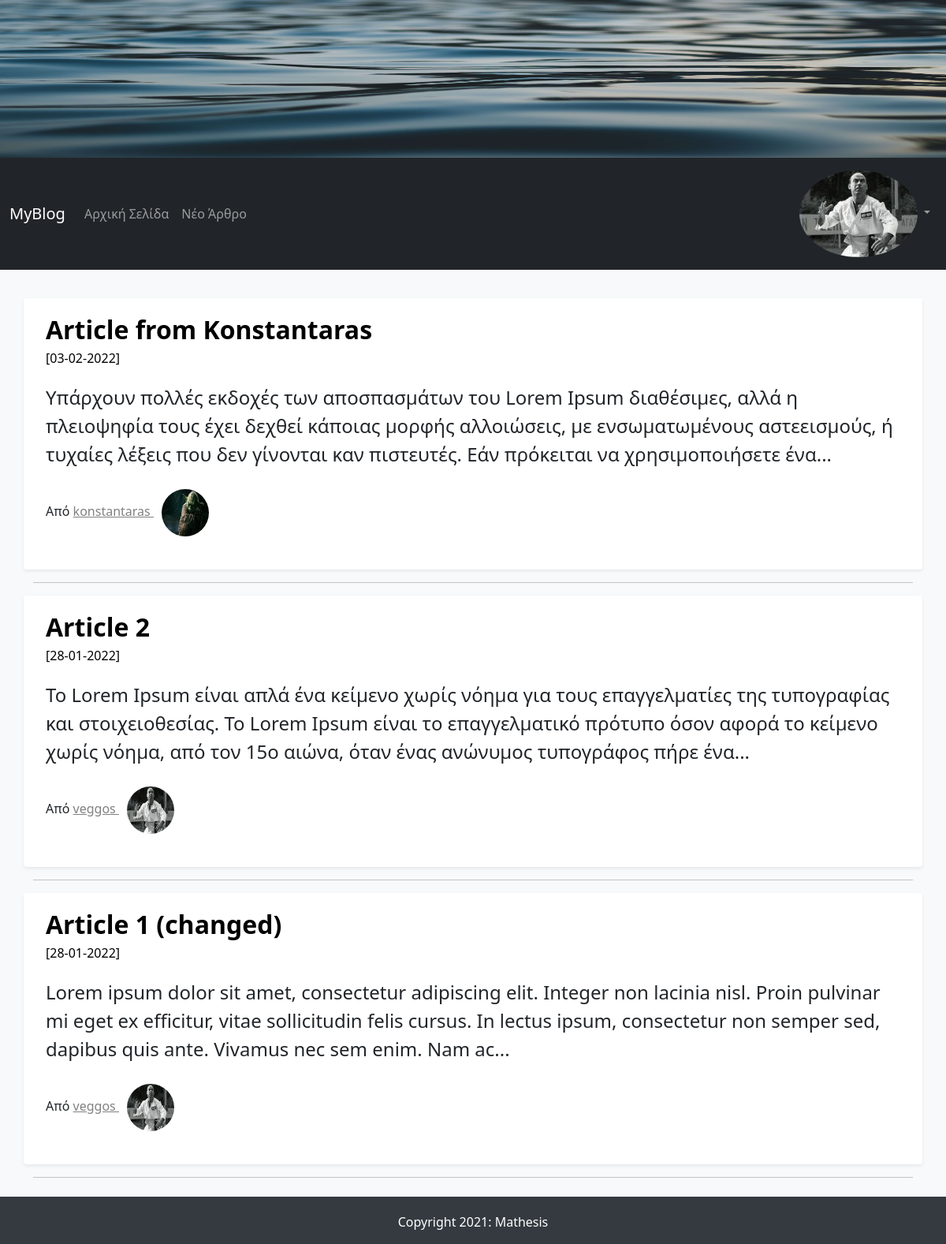
Screenshot of / (signed in) with the database file from the repository.
### FlaskBlogApp/models.py (models this page shows, shortened)
class User(db.Model, UserMixin): # UserMixin extends class to flask-login capabilities
    id = db.Column(db.Integer, primary_key=True)
    username = db.Column(db.String(15), unique=True, nullable=False)
    email = db.Column(db.String(150), unique=True, nullable=False)
    password = db.Column(db.String(36), nullable=False)
    profile_image = db.Column(db.String(30), default='default_profile_image.jpg')
    articles = db.relationship('Article', backref='author', lazy=True) # Article - relationship with the model not the table

class Article(db.Model):
    id = db.Column(db.Integer, primary_key=True)
    article_title = db.Column(db.String(50), nullable=False)
    article_body = db.Column(db.Text(), nullable=False)
    article_image = db.Column(db.String(30), default='default_article_image.jpg', nullable=False)
    date_created = db.Column(db.DateTime, default=datetime.utcnow, nullable=False)
    user_id = db.Column(db.Integer, db.ForeignKey('user.id'), nullable=False) # user.id of the table not of the class

### FlaskBlogApp/routes.py (the view)
@app.route ("/index/")
@app.route ("/")
def root():
    articles = Article.query.order_by(Article.date_created.desc())
    return render_template("index.html", articles=articles)

### FlaskBlogApp/models.py (called while the page is built)
@login_manager.user_loader
def load_user(user_id):
    return User.query.get(int(user_id))

### FlaskBlogApp/templates/index.html (shortened to what this page needs)
{% extends "base.html" %}
{% block content %}
  {% if articles %}
      {% for article in articles %}
          <div class="row my-3 p-3 bg-body rounded shadow-sm">
            <div class="col col-md-12">
              <div class="main-article-title">
                <a class="article_title"
                href="{{ url_for('full_article', article_id=article.id) }}">{{ article.article_title | safe }}
                </a>
              </div>
              <small class="article_date">[{{ article.date_created.strftime('%d-%m-%Y') }}]</small>
              <p class="main-article-partial-text">
                {{ article.article_body | truncate(255) | safe }}
              </p>
              <p class="">Από
                <span>
                  <a class="author-name" href="{{ url_for('articles_by_author', author_id=article.author.id) }}"> {{ article.author.username }}
                    <img class="rounded-circle profile-image" alt="{{ article.author.username }}" src="{{ url_for('static', filename='images/profiles_images/'+article.author.profile_image) }}" data-holder-rendered="true" data-bs-toggle="tooltip" data-bs-placement="top" title="{{ article.author.username }}">
                  </a>
                </span>
              </p>
            </div>
          </div>
          <hr>
      {% endfor %}
  {% endif %}
{% endblock content %}

### FlaskBlogApp/templates/navbar.html (shortened to what this page needs)
<nav class="navbar navbar-expand-lg navbar-dark bg-dark">
    <div class="container-fluid">
      <a class="navbar-brand" href="/">MyBlog</a>
      <div class="collapse navbar-collapse" id="navbarNav">
        <ul class="navbar-nav me-auto mb-2 mb-lg-0">
          <li class="nav-item">
            <a class="nav-link" aria-current="page" href="/">Αρχική Σελίδα</a>
          </li>
          <li class="nav-item">
            <a class="nav-link" href="/new_article/">Νέο Άρθρο</a>
          </li>
        </ul>
        <ul class="nav navbar-nav navbar-right">
          {% if current_user.is_authenticated %}
            <li class="nav-item dropdown">
              <a class="nav-link dropdown-toggle" href="#" id="navbarDropdown" role="button" data-bs-toggle="dropdown" aria-expanded="false">
                <img  class="rounded-circle navbar-profile_image" src="{{ url_for('static', filename='images/profiles_images/'+current_user.profile_image) }}" alt="{{ current_user.username }}"
                data-holder-rendered="true" data-bs-toggle="tooltip" data-bs-placement="top"
                title="{{ current_user.username }}">
              </a>
            </li>
          {% endif %}
        </ul>
      </div>
    </div>
  </nav>

### FlaskBlogApp/static/css/styles.css (style rules this page uses)
body { background-color: #f8f9fa; }
.main-article-title { font-size: 2em; font-weight: bold; text-decoration: none; color: black; }
.article_date,.article_date:hover { font-size: 1em; color: black; }
.main-article-partial-text,.main-article-full-text { font-size: 1.5em; margin-top: 20px; }
.author-name:link { color: gray; }
.article_title:link, .article_title:hover, .article_title:visited { text-decoration: none; color: black; }
.main-article-category:hover,.main-article-title:hover,.author-name { text-decoration: underline; color: black; }
.row { margin-top: 20px; }
.profile-image { width: 60px; height: 60px; margin: 10px; }

### rows the page displays
User: profile_image (picture)
Article: article_title "Article from Konstantaras", date_created "03-02-2022", article_body "Υπάρχουν πολλές εκδοχές των αποσπασμάτων του Lorem Ipsum διαθέσιμες, αλλά η πλειοψηφία τους έχει δεχθεί κάποιας μορφής αλλοιώσεις, με ενσωματωμένους αστεεισμούς, ή τυχαίες λέξεις που δεν γίνονται καν πιστευτές. Εάν πρόκειται να χρησιμοποιήσετε ένα...", author.username "konstantaras", profile_image (picture)
Article: article_title "Article 2", date_created "28-01-2022", article_body "Το Lorem Ipsum είναι απλά ένα κείμενο χωρίς νόημα για τους επαγγελματίες της τυπογραφίας και στοιχειοθεσίας. Το Lorem Ipsum είναι το επαγγελματικό πρότυπο όσον αφορά το κείμενο χωρίς νόημα, από τον 15ο αιώνα, όταν ένας ανώνυμος τυπογράφος πήρε ένα...", author.username "veggos", profile_image (picture)
Article: article_title "Article 1 (changed)", date_created "28-01-2022", article_body "Lorem ipsum dolor sit amet, consectetur adipiscing elit. Integer non lacinia nisl. Proin pulvinar mi eget ex efficitur, vitae sollicitudin felis cursus. In lectus ipsum, consectetur non semper sed, dapibus quis ante. Vivamus nec sem enim. Nam ac...", author.username "veggos", profile_image (picture)
